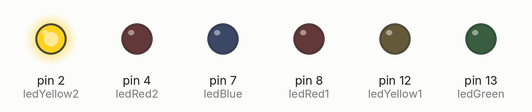
This sketch was run on a simulated Arduino Uno, built with avr-gcc and run on an emulated ATmega328P. On the bench: output pins drawn as LEDs (lit = HIGH).

Above: at 0.6 s.
At 3.2 s:
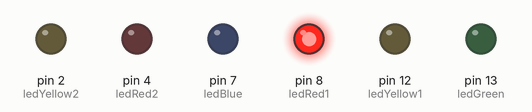
At 4.14 s:
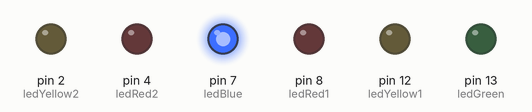
At 4.8 s:
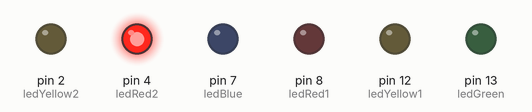
At 5.5 s:
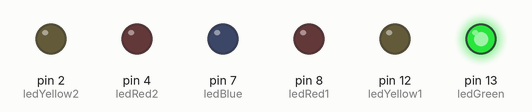
At 6.0 s:
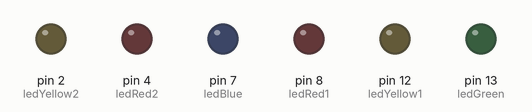
Timing chart, 0 to 8.2 s (numbered marks = the images above):
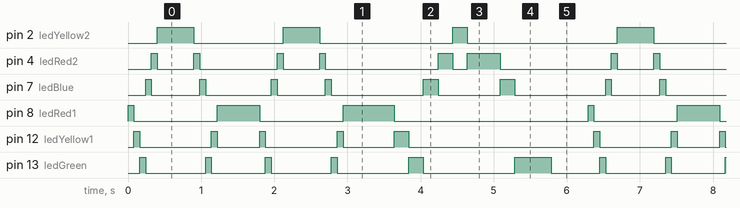

Measured:
- by itself, pin 2 (ledYellow2): repeats every 6.3 s: LOW 1.2 s, HIGH 0.50 s, LOW 1.8 s, HIGH 0.20 s, LOW 2.1 s, HIGH 0.50 s
- by itself, pin 8 (ledRed1): repeats every 6.3 s: LOW 1.1 s, HIGH 0.58 s, LOW 1.1 s, HIGH 0.70 s, LOW 2.7 s, HIGH 0.08 s
- by itself, pin 12 (ledYellow1): repeats every 6.3 s: LOW 0.98 s, HIGH 0.08 s, LOW 0.58 s, HIGH 0.08 s, LOW 0.98 s, HIGH 0.08 s, LOW 0.70 s, HIGH 0.20 s, LOW 2.5 s, HIGH 0.08 s
- by itself, pin 4 (ledRed2): repeats every 6.3 s: LOW 0.50 s, HIGH 0.08 s, LOW 1.1 s, HIGH 0.08 s, LOW 0.50 s, HIGH 0.08 s, LOW 1.5 s, HIGH 0.20 s, LOW 0.20 s, HIGH 0.45 s, LOW 1.5 s, HIGH 0.08 s

The sketch:

Encendido_de_led.ino
```cpp
int ledRed1 = 8;
int ledYellow1 = 12;
int ledGreen = 13;
int ledBlue = 7;
int ledRed2 = 4;
int ledYellow2 = 2;
int delay1 = 80;
int delay1_1 = 500;
int delay2 = 200;
int delay2_2 = 450;

void setup() {
  pinMode(ledRed1, OUTPUT);
  pinMode(ledYellow1, OUTPUT);
  pinMode(ledGreen, OUTPUT);
  pinMode(ledBlue, OUTPUT);
  pinMode(ledRed2, OUTPUT);
  pinMode(ledYellow2, OUTPUT);
}

void loop() {
  for(int i = 0; i < 2; i ++){
  digitalWrite(ledRed1, HIGH);
  delay(delay1);
  digitalWrite(ledRed1, LOW);

  digitalWrite(ledYellow1, HIGH);
  delay(delay1);
  digitalWrite(ledYellow1, LOW);

  digitalWrite(ledGreen, HIGH);
  delay(delay1);
  digitalWrite(ledGreen, LOW);

  digitalWrite(ledBlue, HIGH);
  delay(delay1);
  digitalWrite(ledBlue, LOW);

  digitalWrite(ledRed2, HIGH);
  delay(delay1);
  digitalWrite(ledRed2, LOW);

  digitalWrite(ledYellow2, HIGH);
  delay(delay1_1);
  digitalWrite(ledYellow2, LOW);

  digitalWrite(ledRed2, HIGH);
  delay(delay1);
  digitalWrite(ledRed2, LOW);

  digitalWrite(ledBlue, HIGH);
  delay(delay1);
  digitalWrite(ledBlue, LOW);

  digitalWrite(ledGreen, HIGH);
  delay(delay1);
  digitalWrite(ledGreen, LOW);

  digitalWrite(ledYellow1, HIGH);
  delay(delay1);
  digitalWrite(ledYellow1, LOW);

  digitalWrite(ledRed1, HIGH);
  delay(delay1_1);
  digitalWrite(ledRed1, LOW);
  }


  digitalWrite(ledRed1, HIGH);
  delay(delay2);
  digitalWrite(ledRed1, LOW);

  digitalWrite(ledYellow1, HIGH);
  delay(delay2);
  digitalWrite(ledYellow1, LOW);

  digitalWrite(ledGreen, HIGH);
  delay(delay2);
  digitalWrite(ledGreen, LOW);

  digitalWrite(ledBlue, HIGH);
  delay(delay2);
  digitalWrite(ledBlue, LOW);

  digitalWrite(ledRed2, HIGH);
  delay(delay2);
  digitalWrite(ledRed2, LOW);

  digitalWrite(ledYellow2, HIGH);
  delay(delay2);
  digitalWrite(ledYellow2, LOW);

  digitalWrite(ledRed2, HIGH);
  delay(delay2_2);
  digitalWrite(ledRed2, LOW);

  digitalWrite(ledBlue, HIGH);
  delay(delay2);
  digitalWrite(ledBlue, LOW);

  digitalWrite(ledGreen, HIGH);
  delay(500);
  digitalWrite(ledGreen, LOW);

  delay(500);
}
```
